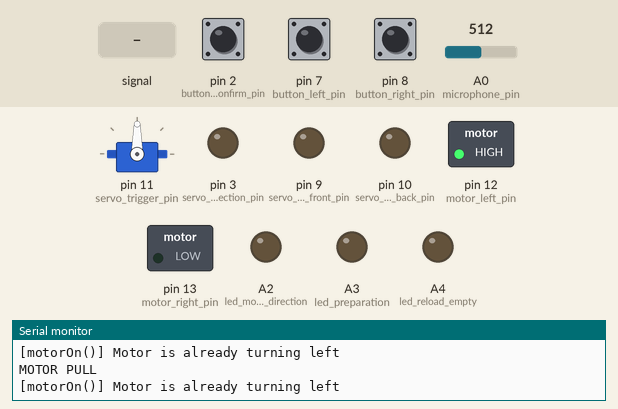
The sketch below on a simulated Arduino Uno, built with avr-gcc and run on an emulated ATmega328P. Shown: servo, switched loads named in the sketch (green lamp = pin HIGH), output pins drawn as LEDs (lit = HIGH), the last lines printed to the serial monitor. The test bench sets the inputs (shaded band); at power-on: pin 8 (button_right_pin) HIGH, A0 (microphone_pin) = 512, pin 2 (button_confirm_pin) HIGH, pin 7 (button_left_pin) LOW.

Above: at 1.2 s.
1.3 s: A0 (microphone_pin) fed a 200 Hz sine of ±255 counts around its level
At 2.5 s:
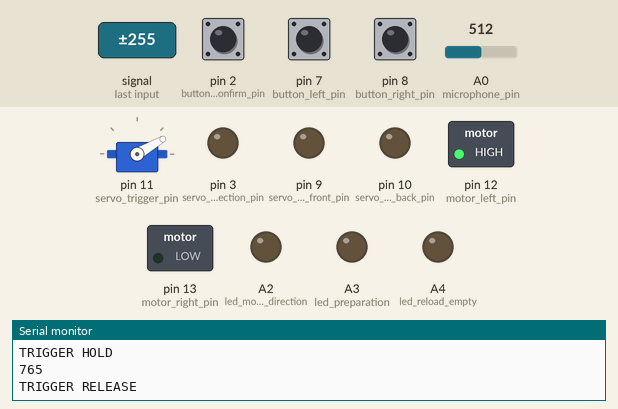
4.3 s: pin 8 (button_right_pin) pulled LOW for 0.15 s
At 4.8 s:
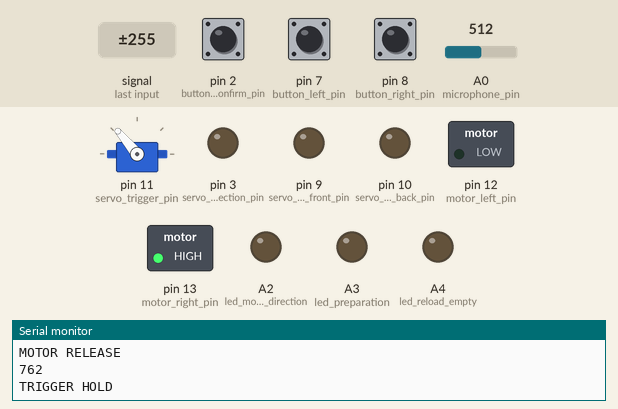
7.3 s: pin 8 (button_right_pin) pulled LOW for 1 s
At 7.9 s:
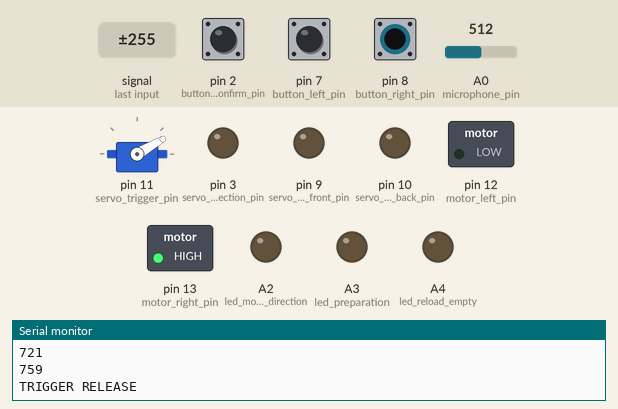
10.3 s: A0 (microphone_pin) set to 306
At 11.2 s:
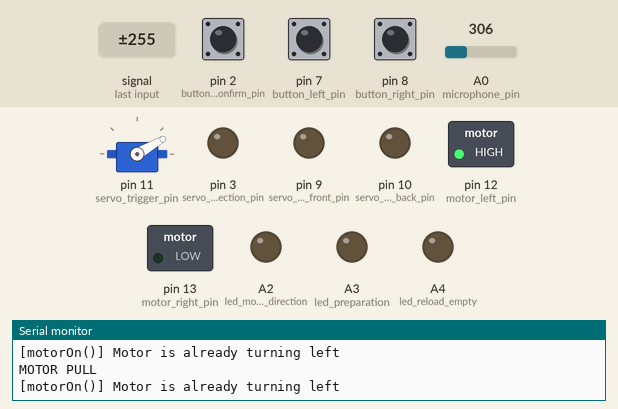
13.3 s: pin 2 (button_confirm_pin) pulled LOW for 0.15 s
At 14.8 s:
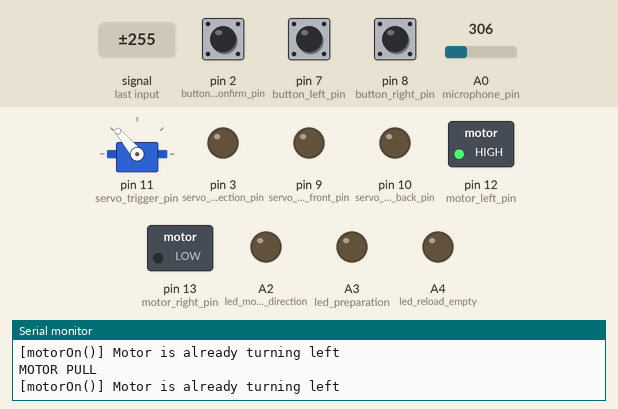
16.4 s: pin 7 (button_left_pin) pulled HIGH for 0.15 s
At 16.48 s:
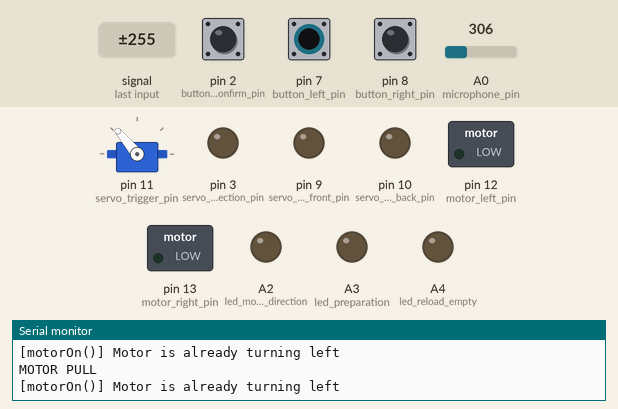
Timing chart, 0 to 19.4 s (numbered marks = the images above; inputs shaded):
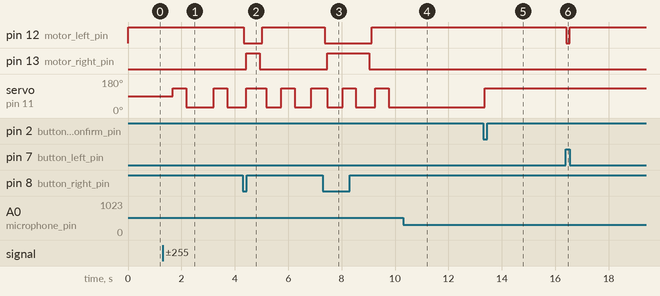

Measured:
- after the input at 1.3 s, servo on pin 11 (servo_trigger_pin): alternates 130° for 0.50 s and 30° for 1.0 s, starting after 0.38 s
- after the input at 4.3 s, pin 12 (motor_left_pin): HIGH → LOW at once, → HIGH 0.70 s later; pin 13 (motor_right_pin): LOW → HIGH after 0.14 s, → LOW 0.50 s later
- after the input at 7.3 s, pin 12 (motor_left_pin): HIGH → LOW after 0.06 s, → HIGH 1.8 s later; pin 13 (motor_right_pin): LOW → HIGH after 0.16 s, → LOW 1.6 s later
- after the input at 10.3 s, servo on pin 11 (servo_trigger_pin): stops changing and stays 30°
- after the input at 13.3 s, servo on pin 11 (servo_trigger_pin): 30° → 130° after 0.05 s
- after the input at 16.4 s, pin 12 (motor_left_pin): HIGH → LOW at once, → HIGH 0.13 s later

The sketch:

proj_4_shoot_test.ino
```cpp
#include "Arduino.h" // for eclipse
#include <Servo.h>

// digital pins
const int button_confirm_pin = 2;
const int servo_direction_pin = 3;
const int echo_pin = 5;   // Pin to receive echo pulse
const int trig_pin = 6;   // Pin to send trigger pulse
const int button_left_pin = 7;
const int button_right_pin =  8;
const int servo_reload_front_pin = 9;
const int servo_reload_back_pin = 10;
const int servo_trigger_pin = 11;
const int motor_left_pin = 12;
const int motor_right_pin = 13;


//// analog pins
const int microphone_pin = A0;
const int noise_threshold_potentiometer_pin = A1;
const int led_modify_direction = A2;
const int led_preparation = A3;
const int led_reload_empty = A4;
const int ldr_pin = A5;


// defines
#define OFF     0
#define ON      1
#define RIGHT   2
#define LEFT    3
#define PULL    LEFT    // TODO: Evaluate
#define RELEASE RIGHT   // TODO: Evaluate
#define SET_DIRECTION   0
#define PREPARATION     1
#define READY           2

// global variables
int state_button_right = 0;
int state_button_left = 0;
int state_button_confirm = 0;
int program_step = SET_DIRECTION;

int trigger_mode = OFF;

Servo trigger;


// don't touch variables
int Motor_status = OFF;

// Function prototypes
void motorOff();
void motorOn(int direction);
long getDistance();
int checkNoiseImpuls(int threshold);
void directionServo(int direction);
int checkConfirm();
int getPullDelay();
void triggerHold();
void triggerRelease();
int reload();

//The setup function is called once at startup of the sketch
void setup()
{
  pinMode(button_left_pin, INPUT);
  pinMode(button_right_pin, INPUT);
  pinMode(button_confirm_pin, INPUT);

  pinMode(led_modify_direction, OUTPUT);
  pinMode(led_preparation, OUTPUT);
  pinMode(led_reload_empty, OUTPUT);

  pinMode(motor_left_pin, OUTPUT);
  pinMode(motor_right_pin, OUTPUT);

  pinMode(servo_direction_pin, OUTPUT);
  pinMode(servo_reload_back_pin, OUTPUT);
  pinMode(servo_reload_front_pin, OUTPUT);
  pinMode(servo_trigger_pin, OUTPUT);

  pinMode(echo_pin, INPUT);
  pinMode(trig_pin, OUTPUT);

  pinMode(noise_threshold_potentiometer_pin, INPUT);
  pinMode(microphone_pin, INPUT);
  pinMode(ldr_pin, INPUT);

  trigger.attach(servo_trigger_pin);

  Serial.begin(9600);
}

// The loop function is called in an endless loop
void loop()
{
  if(digitalRead(button_right_pin) == LOW)
  {
    Serial.println("MOTOR RELEASE");
    motorOn(RELEASE);
  }
  else if(digitalRead(button_left_pin) == LOW)
  {
    Serial.println("MOTOR PULL");
    motorOn(PULL);
  }
  else
  {
    motorOff();
  }


  if(checkConfirm() == 1 && trigger_mode == OFF)
  {
    Serial.println("TRIGGER HOLD");
    triggerHold();
    trigger_mode = ON;
    delay(500);
  }
  if(checkConfirm() == 1 && trigger_mode == ON)
  {
    Serial.println("TRIGGER RELEASE");
    triggerRelease();
    trigger_mode = OFF;
    delay(500);
  }
}

void triggerHold()
{
  trigger.write(130);
}

void triggerRelease()
{
  trigger.write(30);
}


/*
 * Stop motor
 */
void motorOff()
{
  digitalWrite(motor_right_pin, LOW);
  digitalWrite(motor_left_pin, LOW);
  Motor_status = OFF;
}

/*
 * Start motor
 * parameter direction: RIGHT or LEFT
 */
void motorOn(int direction)
{
//  Serial.println(Motor_status);

  if(direction == RIGHT)
  {
    switch(Motor_status)
    {
      case OFF:
        digitalWrite(motor_right_pin, HIGH);
        Motor_status = RIGHT;
        break;
      case LEFT:
        digitalWrite(motor_left_pin, LOW);
        delay(100);
        digitalWrite(motor_right_pin, HIGH);
        Motor_status = RIGHT;
        break;
      case RIGHT:
        Serial.println("[motorOn()] Motor is already turning right");
        break;
      default:
        Serial.println("[motorOn()] ERROR!!!! Motor_status wrong!!!!");
        break;
    }
  }
  else if(direction == LEFT)
  {
    switch(Motor_status)
    {
      case OFF:
        digitalWrite(motor_left_pin, HIGH);
        Motor_status = LEFT;
        break;
      case LEFT:
        Serial.println("[motorOn()] Motor is already turning left");
        break;
      case RIGHT:
        digitalWrite(motor_right_pin, LOW);
        delay(100);
        digitalWrite(motor_left_pin, HIGH);
        Motor_status = LEFT;
        break;
      default:
        Serial.println("[motorOn()] ERROR!!!! Motor_status wrong!!!!");
        break;
    }
  }
  else
  {
    Serial.println("[motorOn()] parameter 'direction' is wrong!");
  }
}

int checkConfirm()
{
  state_button_confirm = digitalRead(button_confirm_pin);

//  int noise_threshold = analogRead(noise_threshold_potentiometer_pin);
//  noise_threshold = map(noise_threshold, 0, 1023, 500, 900);

  if(state_button_confirm == LOW || checkNoiseImpuls(700))
    return 1;
  else
    return 0;
}

int checkNoiseImpuls(int threshold)
{
  int val_microphone = analogRead(microphone_pin);

  if(val_microphone > threshold)
  {
    Serial.println(val_microphone);
    return 1;
  }
  else
  {
    return 0;
  }

}
```
